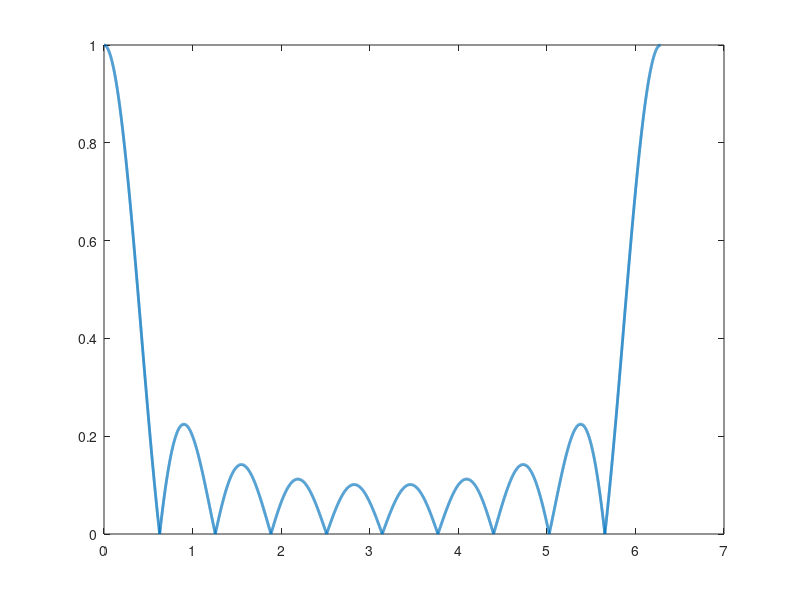

MATLAB code for this plot: (Note: this script raises an error after producing the figure.)
close all
clc

h = ones(1,10)/10;
figure, plot((0:9999)/10000*2*pi, abs(fft(h,10000)), 'Linewidth', 2)
saveas(gcf, 'code6_hudanyun_sheng/2c.jpg', 'jpg')

%% part(d)
numer = zeros(1,101);
numer(1,1) = 1;
denor = zeros(1,101);
denor(1,1) = 2;
denor(1,end) = -1;
sys = tf(numer, denor);
h = pzplot(sys);
saveas(gcf, 'code6_hudanyun_sheng/2d.jpg', 'jpg')